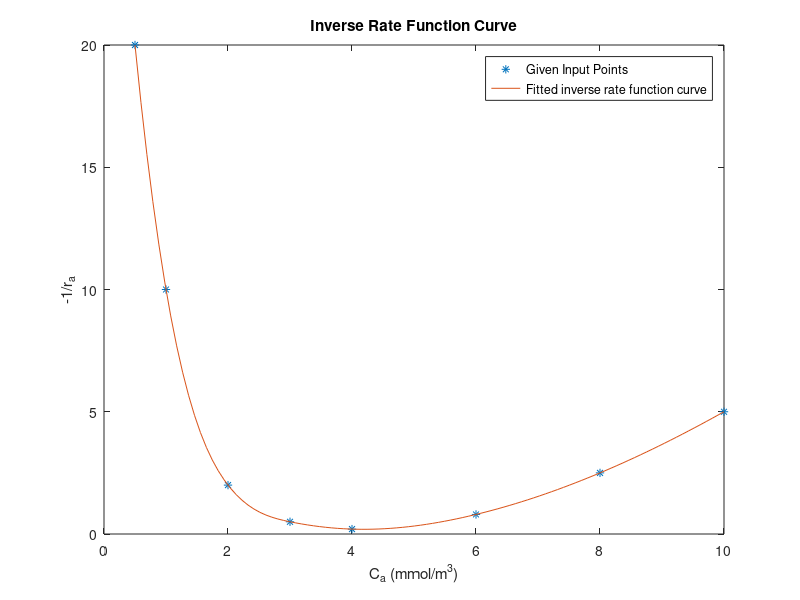
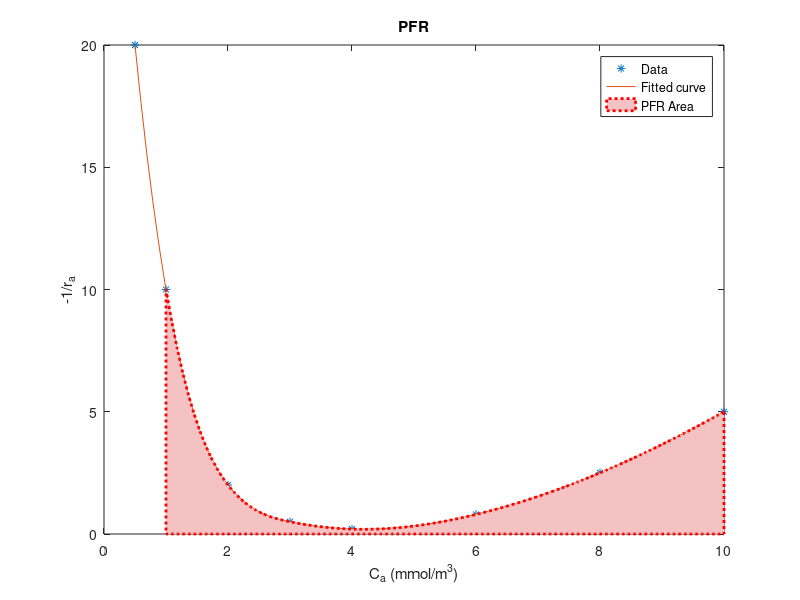

These figures' MATLAB source, in order:
% Given Input Points
% Inlet conc.
Ca0 = [2, 5, 6, 6, 11, 14, 16, 24]; 
% Outlet conc.
Ca = [0.5, 3, 1, 2, 6, 10, 8, 4];
% Tau
t = [30, 1, 50, 8, 4, 20, 20, 4]; 
%inverse of rate(1/(-ra))
l_rate = t./(Ca0-Ca);  

%fitting curve through Input Points points
curve = interp1(Ca, l_rate,'spline','pp');

% range of x values
Ca_range = linspace(min(Ca), max(Ca), 100); 

% inverse rate function values
l_rate_func = ppval(curve, Ca_range); 

% Plotting given Input Points and the inverse rate function curve
plot(Ca, l_rate, '*', 'DisplayName', 'Given Input Points');
hold on;

% plot fitted curve
Ca_range = linspace(min(Ca), max(Ca), 100);
plot(Ca_range, l_rate_func, 'DisplayName', 'Fitted inverse rate function curve');

% set plot labels, title, and legend
xlabel('C_a (mmol/m^{3})');
ylabel('-1/r_a');
title('Inverse Rate Function Curve');
legend('show');


%given conversion, conc. and volume flow rate
Xa=0.9;
Cin=10;
Cout=Cin*(1-Xa);
vo=0.1;



%Providing options to user
Method = menu("Select a method",'A single PFR', 'A single CSTR', 'Two stirred tanks of any size', 'Combination of a PFR and a MFR', 'A PFR with recycle');

if Method==1
    %For PFR

    fitted_curve = @(x) ppval(curve, x);
    Ca_pfr=linspace(Cout,Cin,100); 
    l_ra_pfr = ppval(curve,Ca_pfr);
    % integral function to compute the area under the curve
    Area = integral(fitted_curve, Cout, Cin);

    Volume_of_pfr=vo*Area;
    fprintf('Minimum required volume of PFR: %.5f m^3\n', Volume_of_pfr);
    % Plotting given Input Points and the inverse rate function curve
    figure(2)
    plot(Ca, l_rate,'*');
    hold on
    plot(Ca_range, l_rate_func);
    xlabel('C_a (mmol/m^{3})');
    ylabel('-1/r_a');
    hold on
    area(Ca_pfr , l_ra_pfr, 'FaceColor', '#F4C2C2', 'EdgeColor', 'r','linestyle',':','linewidth',2);
        legend('Data', 'Fitted curve','PFR Area');
        title('PFR');

end 
if Method==2
    
   % For CSTR
   % range of x values
    Ca_pfr = linspace(Cout,Cin, 100);
    % fitted y values
    l_ra_pfr = ppval(curve, Ca_pfr); 
    Area = (Cin-Cout)*ppval(curve,Cout);
    Volume_of_cstr=vo*Area;
    fprintf('Minimum required volume of CSTR: %.5f m^3\n', Volume_of_cstr);
     ploty=ppval(curve,Cout)+zeros(1,100);
    % Plotting given Input Points and the inverse rate function curve
    figure(3)

area(Ca_pfr, ploty, 'FaceColor', '#F4C2C2', 'EdgeColor', 'r','linestyle',':','linewidth',2);
  hold on
  plot(Ca, l_rate,'*');
hold on
plot(Ca_range, l_rate_func);
xlabel('C_a (mmol/m^{3})');
ylabel('-1/r_a');
    legend('CSTR Area','Input Points', 'Curve');
    title('CSTR');
end


if Method==3
    % Derivative of the fitted inverse rate function at the point x
    deriv = @(x) ppval(fnder(curve), x);

    % Find the root of the equation (by the method of maximization of
    % rectangles)
    Maximization_of_rect= @(x) ((10 - ppval(curve, x)) / (x - Cin)) - deriv(x);
    xnot = fzero(Maximization_of_rect, [min(Ca), max(Ca)-0.001]);
    %For 1st CSTR 
    Area_CSTR1=(Cin-xnot)*ppval(curve, xnot);
    V_CSTR1=Area_CSTR1*vo;
    %For 2nd CSTR
    Area_CSTR2=(xnot-Cout)*ppval(curve, Cout);
    V_CSTR2=Area_CSTR2*vo;
    fprintf('Minimum required volume of CSTR1: %.4f m^3\n', V_CSTR1);
    fprintf('Minimum required volume of CSTR2: %.4f m^3\n', V_CSTR2);

    figure(4);
    xlabel('C_a (mmol/m^{3})');
    ylabel('-1/r_a')
    
    hold on;
    xval1 = linspace(Cin,xnot, 100);
   plot1=ppval(curve,xnot)+zeros(1,100);
    xval2 = linspace(xnot,Cout, 100);
    plot2=ppval(curve,Cout)+zeros(1,100);
    hold on;
    area(xval1, plot1, 'FaceColor', '#F4C2C2','linestyle',':', 'linewidth',2,'EdgeColor', 'r');
    area(xval2, plot2, 'FaceColor', '#3EB489','linestyle',':','linewidth',2, 'EdgeColor', 'r');
     plot(Ca, l_rate,'*');
     hold on;
plot(Ca_range, l_rate_func);
    legend('CSTR1', 'CSTR2','Input Points', 'Curve','Location', 'northeast');
    title('Two CSTR in Series');
    

end
if Method ==4
    
    Ca_range_PFR_MFR = linspace(min(Ca), max(Ca), 100);

% Determining point of minima of the fitted inverse rate function
    

% Search for the minimum value of the spline function within the range of x-values
    [x0, Y0] = fminbnd(@(x) ppval(curve, x), min(Ca_range_PFR_MFR), max(Ca_range_PFR_MFR));
    
    fitted_curve = @(x) ppval(curve, x);

    % integral function to compute the area under the curve
    Area = integral(fitted_curve, Cout, x0);
    Volume_PFR=Area*vo;
    Ca_range_PFR=linspace(Cout,x0,100);
    l_ra_PFR=ppval(curve,Ca_range_PFR);
    Area_CSTR =(Cin-x0)*ppval(curve,x0);
    Volume_CSTR=Area_CSTR*vo;
    
    fprintf('Minimum required volume of PFR: %.4f m^3\n', Volume_PFR);
    fprintf('Minimum required volume of CSTR: %.4f m^3\n', Volume_CSTR);

    figure(5);
    
    plot1=ppval(curve,x0)+zeros(1,100);
    xval1 = linspace(Cin,x0, 100);
    area(xval1, plot1, 'FaceColor', 'm','linestyle',':', 'linewidth',2, 'EdgeColor', 'r');
    hold on
     area(Ca_range_PFR, l_ra_PFR, 'FaceColor', '#F4C2C2','linestyle',':', 'linewidth',2,'EdgeColor', 'r');
     hold on
  plot(Ca, l_rate,'*');
hold on
plot(Ca_range, l_rate_func);
xlabel('C_a (mmol/m^{3})');
ylabel('-1/r_a');
   
    legend('CSTR', 'PFR','Input Points', 'Curve');
    title('PFR and MFR in Series');
   
end 

if Method==5
   Ca_recycle=linspace(1, 10, 1000);
    l_ra_recycle=ppval(curve, Ca_recycle);
    [x0, Y0] = fminbnd(@(x) ppval(curve, x), min(Ca_recycle), max(Ca_recycle));
    for i = 1:length(Ca_recycle)
        if (Ca_recycle(i) < x0)
          
            Cr1=fzero(@(x) ppval(curve, x) - ppval(curve, Ca_recycle(i)),10);
            if Cr1>10
                continue;
            end 
            h=ppval(curve,Cr1);
            Cspan=linspace(Cout,Ca_recycle(i));
            y = ppval(curve, Cspan) - h;
            area_under = trapz(Cspan, y);
            Cspan2 = linspace(Ca_recycle(i),Cr1);
            y = h - ppval(curve, Cspan2);
            area_above=trapz(Cspan2, y);
            if abs(area_above-area_under)<=0.1
            Cr2=Ca_recycle(i);
            break
        end 
        

    else 
      
        Cr1=fzero( @(x) ppval(curve, x) - ppval(curve, Ca_recycle(i)),0);
        if Cr1<1
            continue;
        end 
        h=ppval(curve,Cr1);
        Cspan = linspace(Cout,Cr1); % range of x values
        % Compute the area between the two curves
        y = ppval(curve, Cspan) - h; % function to integrate
        area_above = trapz(Cspan, y); % integrate over x_range
        Cspan2 = linspace(Cr1,Ca_recycle(i)); % range of x values
      
        % Compute the area between the two curves
        y = h- ppval(curve, Cspan2); % function to integrate
        area_under = trapz(Cspan2, y); % integrate over x_range
        if abs(area_above-area_under)<=0.1
            Cr2=Ca_recycle(i);
            break
        end 
    end   
    end
    area_recycle=h*(Cin-Cout);
    R_ratio=(Cin-Cr1)/(Cr1-Cout);
    Volume_PFR_Recycle = area_recycle*vo;
    fprintf('PFR volume with recycle: %.5f m^3\n', Volume_PFR_Recycle);
     figure(6)
     xr=linspace(Cin,Cout, 100);
     ploty=ppval(curve,Cr2)-1+ones(1,100);
      area(xr, ploty, 'FaceColor', '#F4C2C2','linestyle',':','linewidth',2, 'EdgeColor', 'r');
      hold on;
      plot(Ca, l_rate,'*');
 hold on;
 plot(Ca_range, l_rate_func);
 xlabel('C_a (mmol/m^{3})');
 ylabel('-1/r_a');
      
     legend('PFR with Recycle','Input Points', 'Curve');
     title('PFR with Recycle');
end 